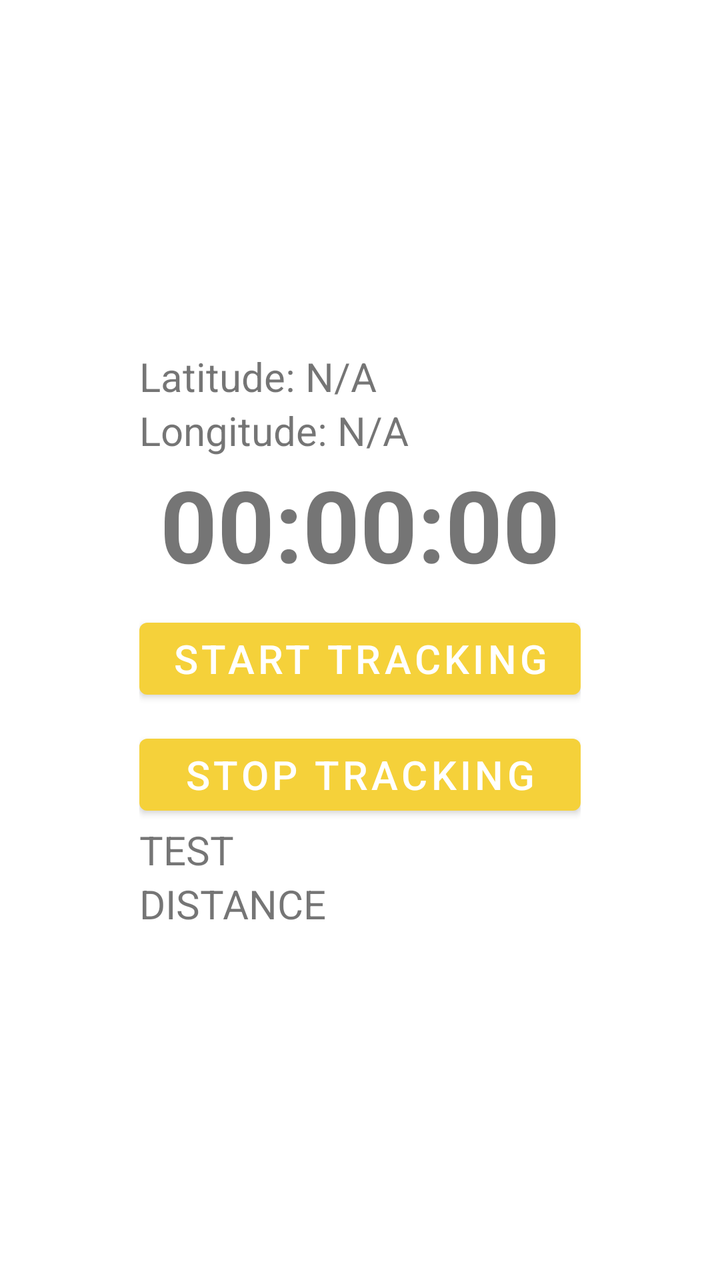
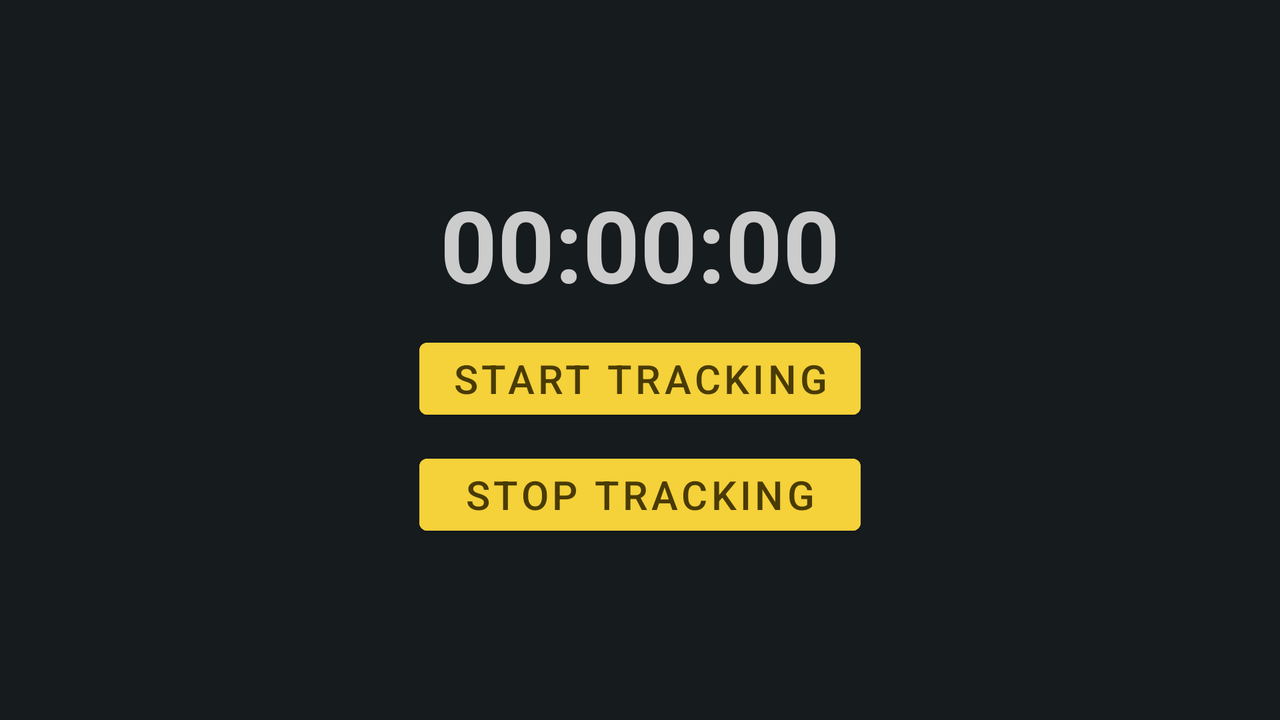

One screen, two layout resources from the same app: the default and the repository's alternative for another configuration. Each is rendered where Android would select it; the XML of both is given below.
<!-- AndroidManifest.xml: application theme Theme.Exercise_Tracker -->
<!-- res/layout/activity_main.xml -->
<?xml version="1.0" encoding="utf-8"?>
<LinearLayout xmlns:android="http://schemas.android.com/apk/res/android"
    xmlns:app="http://schemas.android.com/apk/res-auto"
    xmlns:tools="http://schemas.android.com/tools"
    android:layout_width="match_parent"
    android:layout_height="match_parent"
    android:gravity="center"
    android:orientation="vertical"
    android:id="@+id/linear_layout"
    tools:context=".MainActivity">

    <LinearLayout
        android:layout_width="wrap_content"
        android:layout_height="wrap_content"
        android:gravity="center"
        android:orientation="vertical">

        <TextView
            android:layout_width="match_parent"
            android:layout_height="wrap_content"
            android:id="@+id/latitude"
            android:text="Latitude: N/A"
            android:textSize="20sp"
            />
        <TextView
            android:layout_width="match_parent"
            android:layout_height="wrap_content"
            android:id="@+id/longitude"
            android:text="Longitude: N/A"
            android:textSize="20sp"
            />



    <TextView
        android:layout_width="match_parent"
        android:layout_height="wrap_content"
        android:text="00:00:00"
        android:textSize="50dp"
        android:textStyle="bold"
        android:gravity="center"
        android:id="@+id/exercise_timer"/>

    <Button
        android:layout_width="match_parent"
        android:layout_height="wrap_content"
        android:id="@+id/exercise_start_btn"
        android:text="START TRACKING"
        android:textSize="20dp"
        android:layout_marginTop="10dp"/>

        <Button
            android:layout_width="match_parent"
            android:layout_height="wrap_content"
            android:id="@+id/exercise_stop_btn"
            android:text="STOP TRACKING"
            android:textSize="20dp"
            android:layout_marginTop="10dp"/>

        <TextView
            android:layout_width="match_parent"
            android:layout_height="wrap_content"
            android:id="@+id/gps"
            android:text="TEST"
            android:textSize="20sp"
            />
        <TextView
            android:layout_width="match_parent"
            android:layout_height="wrap_content"
            android:id="@+id/distance"
            android:text="DISTANCE"
            android:textSize="20sp"
            />

    </LinearLayout>

</LinearLayout>
<!-- resources referenced by this layout -->
<resources>
  <style name="Theme.Exercise_Tracker" parent="Theme.MaterialComponents.DayNight.DarkActionBar">
          
          <item name="colorPrimary">@color/main</item>
          <item name="colorPrimaryVariant">@color/main2</item>
          <item name="colorOnPrimary">@color/white</item>
          
          <item name="colorSecondary">@color/teal_200</item>
          <item name="colorSecondaryVariant">@color/teal_700</item>
          <item name="colorOnSecondary">@color/black</item>
          
          <item name="android:statusBarColor" tools:targetApi="l">?attr/colorPrimaryVariant</item>
          
      </style>
  <color name="main">#f5d13a</color>
  <color name="main2">#c29d0a</color>
  <color name="white">#FFFFFFFF</color>
  <color name="teal_200">#FF03DAC5</color>
  <color name="teal_700">#FF018786</color>
  <color name="black">#FF000000</color>
</resources>
<!-- res/layout-land/activity_main.xml (the repository's variant of the layout above) -->
<!-- drawn on the phone turned sideways -->
<?xml version="1.0" encoding="utf-8"?>
<LinearLayout xmlns:android="http://schemas.android.com/apk/res/android"
    xmlns:app="http://schemas.android.com/apk/res-auto"
    xmlns:tools="http://schemas.android.com/tools"
    android:layout_width="match_parent"
    android:layout_height="match_parent"
    android:gravity="center"
    android:orientation="vertical"
    android:id="@+id/linear_layout"
    android:background="@color/bgcolor"
    tools:context=".MainActivity">

    <LinearLayout
        android:layout_width="wrap_content"
        android:layout_height="wrap_content"
        android:gravity="center"
        android:orientation="vertical">

        <TextView
            android:layout_width="match_parent"
            android:layout_height="wrap_content"
            android:text="00:00:00"
            android:textSize="50dp"
            android:textStyle="bold"
            android:textColor="@color/timer"
            android:gravity="center"
            android:id="@+id/exercise_timer"/>

        <Button
            android:layout_width="match_parent"
            android:layout_height="wrap_content"
            android:id="@+id/exercise_start_btn"
            android:backgroundTint="@color/main"
            android:textColor="@color/btntextcolor"
            android:text="START TRACKING"
            android:textSize="20dp"
            android:layout_marginTop="10dp"/>

        <Button
            android:layout_width="match_parent"
            android:layout_height="wrap_content"
            android:id="@+id/exercise_stop_btn"
            android:backgroundTint="@color/main"
            android:textColor="@color/btntextcolor"
            android:text="STOP TRACKING"
            android:textSize="20dp"
            android:layout_marginTop="10dp"/>

    </LinearLayout>

</LinearLayout>
<!-- resources referenced by the variant -->
<!-- as the phone turned sideways resolves them -->
<resources>
  <color name="bgcolor">#161b1d</color>
  <color name="btntextcolor">#493b04</color>
  <color name="main">#f5d13a</color>
  <color name="timer">#cccccc</color>
  <style name="Theme.Exercise_Tracker" parent="Theme.MaterialComponents.DayNight.DarkActionBar">
          
          <item name="colorPrimary">@color/main</item>
          <item name="colorPrimaryVariant">@color/main2</item>
          <item name="colorOnPrimary">@color/white</item>
          
          <item name="colorSecondary">@color/teal_200</item>
          <item name="colorSecondaryVariant">@color/teal_700</item>
          <item name="colorOnSecondary">@color/black</item>
          
          <item name="android:statusBarColor" tools:targetApi="l">?attr/colorPrimaryVariant</item>
          
      </style>
  <color name="main2">#c29d0a</color>
  <color name="white">#FFFFFFFF</color>
  <color name="teal_200">#FF03DAC5</color>
  <color name="teal_700">#FF018786</color>
  <color name="black">#FF000000</color>
</resources>
